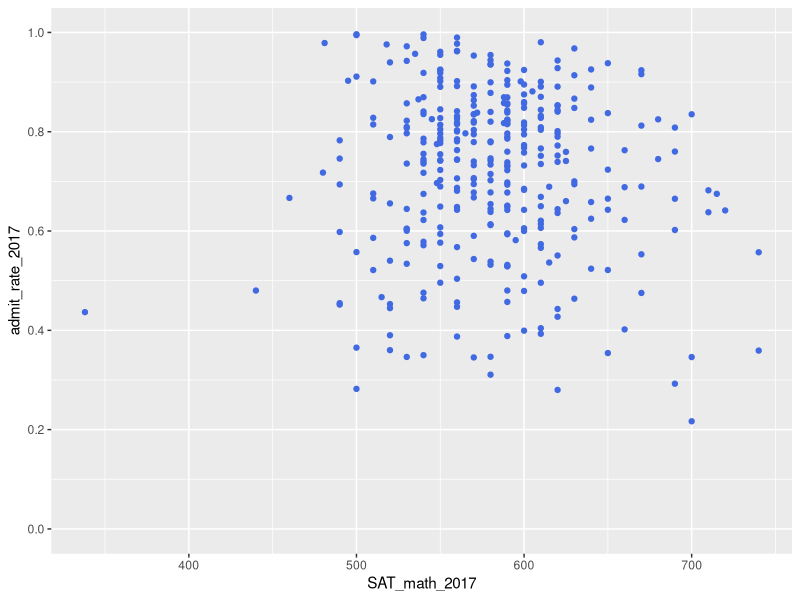
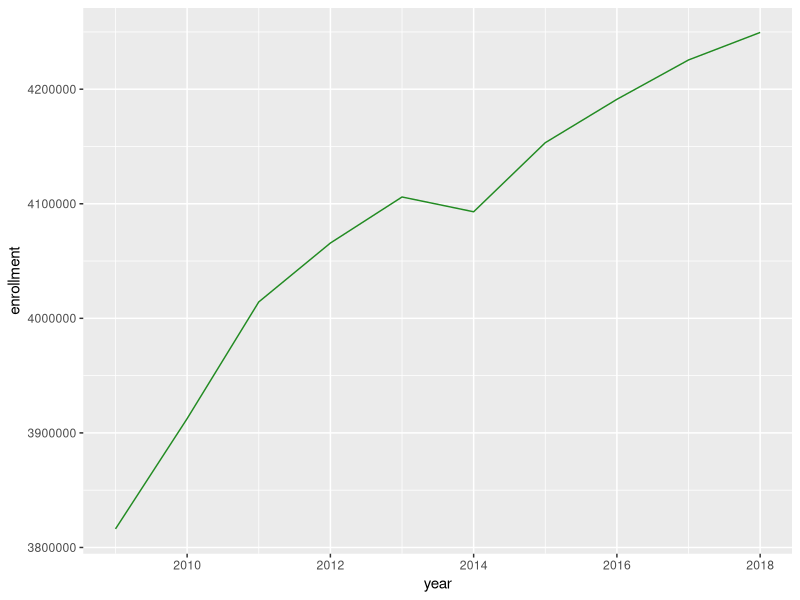
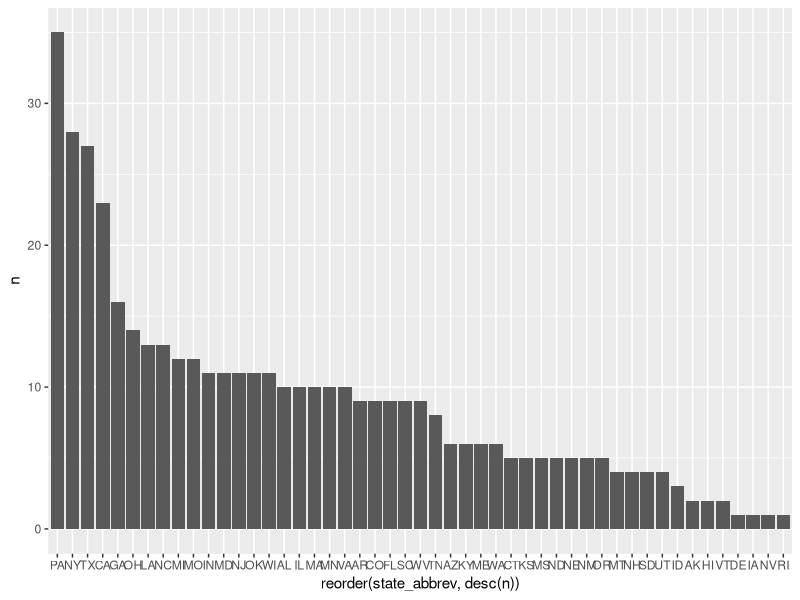
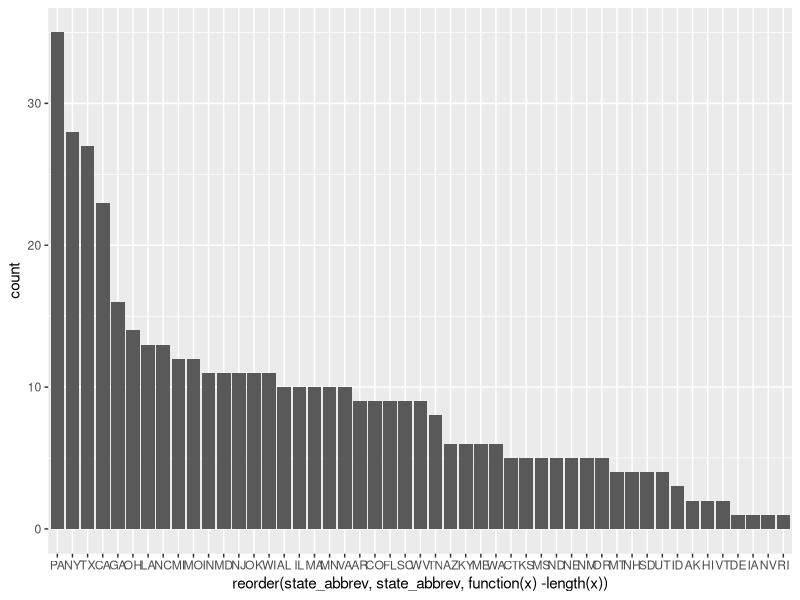
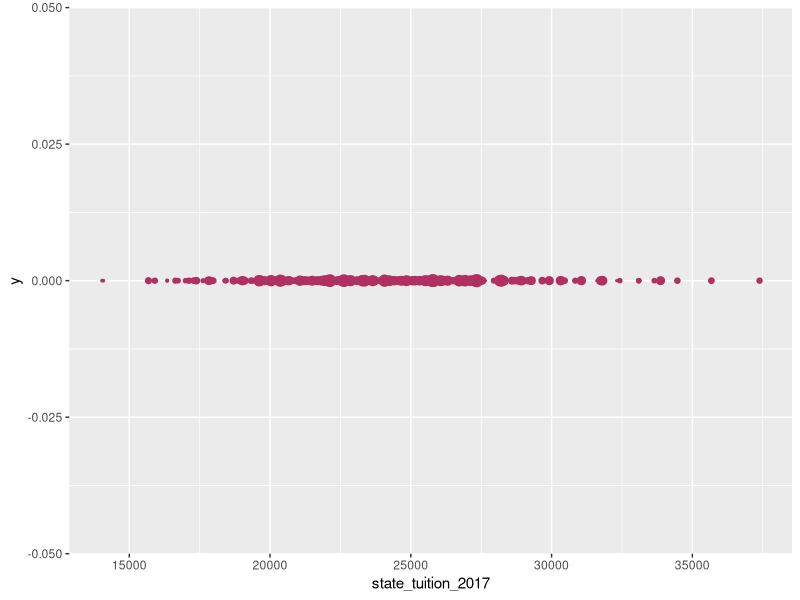
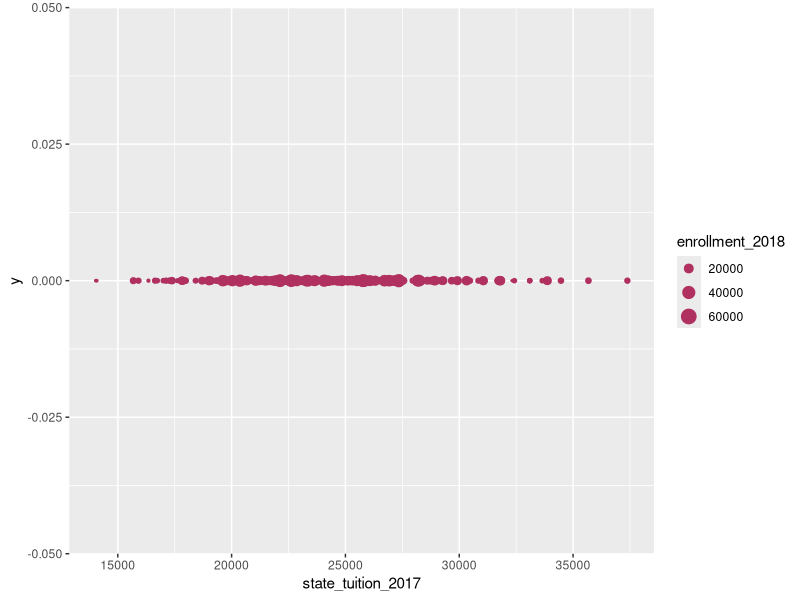

Here is the R script that generated these plots, in order:
library(tidyverse)

IPEDS <- read_csv("IPEDS_data.csv")

glimpse(IPEDS)

IPEDS <- IPEDS %>%
  rename(enrollment_2018 = 'Grand total (EFFY2018  Undergraduate)') %>%
  rename(enrollment_2017 = 'Grand total (EFFY2017  Undergraduate)') %>%
  rename(enrollment_2016 = 'Grand total (EFFY2016  Undergraduate)') %>%
  rename(enrollment_2015 = 'Grand total (EFFY2015  Undergraduate)') %>%
  rename(enrollment_2014 = 'Grand total (EFFY2014  Undergraduate)') %>%
  rename(enrollment_2013 = 'Grand total (EFFY2013  Undergraduate)') %>%
  rename(enrollment_2012 = 'Grand total (EFFY2012  Undergraduate)') %>%
  rename(enrollment_2011 = 'Grand total (EFFY2011  Undergraduate)') %>%
  rename(enrollment_2010 = 'Grand total (EFFY2010  Undergraduate)') %>%
  rename(enrollment_2009 = 'Grand total (EFFY2009  Undergraduate)') %>%
  rename(state_abbrev = 'State abbreviation (HD2017)') %>%
  rename(state_tuition_2017 = 'Total price for in-state students living on campus 2017-18 (DRVIC2017)') %>%
  rename(applicants_2017 = 'Applicants total (ADM2017)') %>%
  rename(admissions_2017 = 'Admissions total (ADM2017)') %>%
  rename(SAT_math_2017 = 'SAT Math 75th percentile score (ADM2017)')

IPEDS <- IPEDS %>%
  mutate(admit_rate_2017 = admissions_2017/applicants_2017)

colours()

IPEDS %>%
  ggplot(mapping = aes(x = SAT_math_2017, y = admit_rate_2017)) + geom_point(color = "royal blue") +
  scale_y_continuous(lim = c(0, 1), breaks = c(0, 0.2, 0.4, 0.6, 0.8, 1))

year <- c(2009:2018)
enrollment <- c(sum(IPEDS$enrollment_2009, na.rm = TRUE), 
                sum(IPEDS$enrollment_2010, na.rm = TRUE),
                sum(IPEDS$enrollment_2011, na.rm = TRUE), 
                sum(IPEDS$enrollment_2012, na.rm = TRUE),
                sum(IPEDS$enrollment_2013, na.rm = TRUE),
                sum(IPEDS$enrollment_2014, na.rm = TRUE),
                sum(IPEDS$enrollment_2015, na.rm = TRUE),
                sum(IPEDS$enrollment_2016, na.rm = TRUE),
                sum(IPEDS$enrollment_2017, na.rm = TRUE),
                sum(IPEDS$enrollment_2018, na.rm = TRUE))
                 
Annual_enrollment <- data.frame(year, enrollment)

Annual_enrollment %>%
  ggplot(mapping = aes(x = year, y = enrollment)) + geom_line(color = "forestgreen")

State_count <- IPEDS %>%
  count(state_abbrev) %>%
  arrange(desc(n))

State_count %>%
  ggplot(mapping = aes(x = reorder(state_abbrev, desc(n)), y = n)) + geom_col()

# Does the same thing as above set of code, but using geom_bar
IPEDS %>%
  ggplot(mapping = aes(x = reorder(state_abbrev, state_abbrev, function(x) -length(x)))) + 
           geom_bar()

IPEDS %>%
  add_column(y = 0) %>%
  ggplot(mapping = aes(x = state_tuition_2017, y = y, size = enrollment_2018)) + 
  geom_point(color = "maroon") + theme(legend.position = 'none') +
  scale_size_continuous(range = c(0.001, 5)) +
  scale_x_continuous(breaks = c(10000, 15000, 20000, 25000, 30000, 35000, 40000))


IPEDS %>%
  add_column(y = 0) %>%
  ggplot(mapping = aes(x = state_tuition_2017, y = y, size = enrollment_2018)) + 
  geom_point(color = "maroon") +
  scale_size_continuous(range = c(0.001, 5)) +
  scale_x_continuous(breaks = c(10000, 15000, 20000, 25000, 30000, 35000, 40000))




